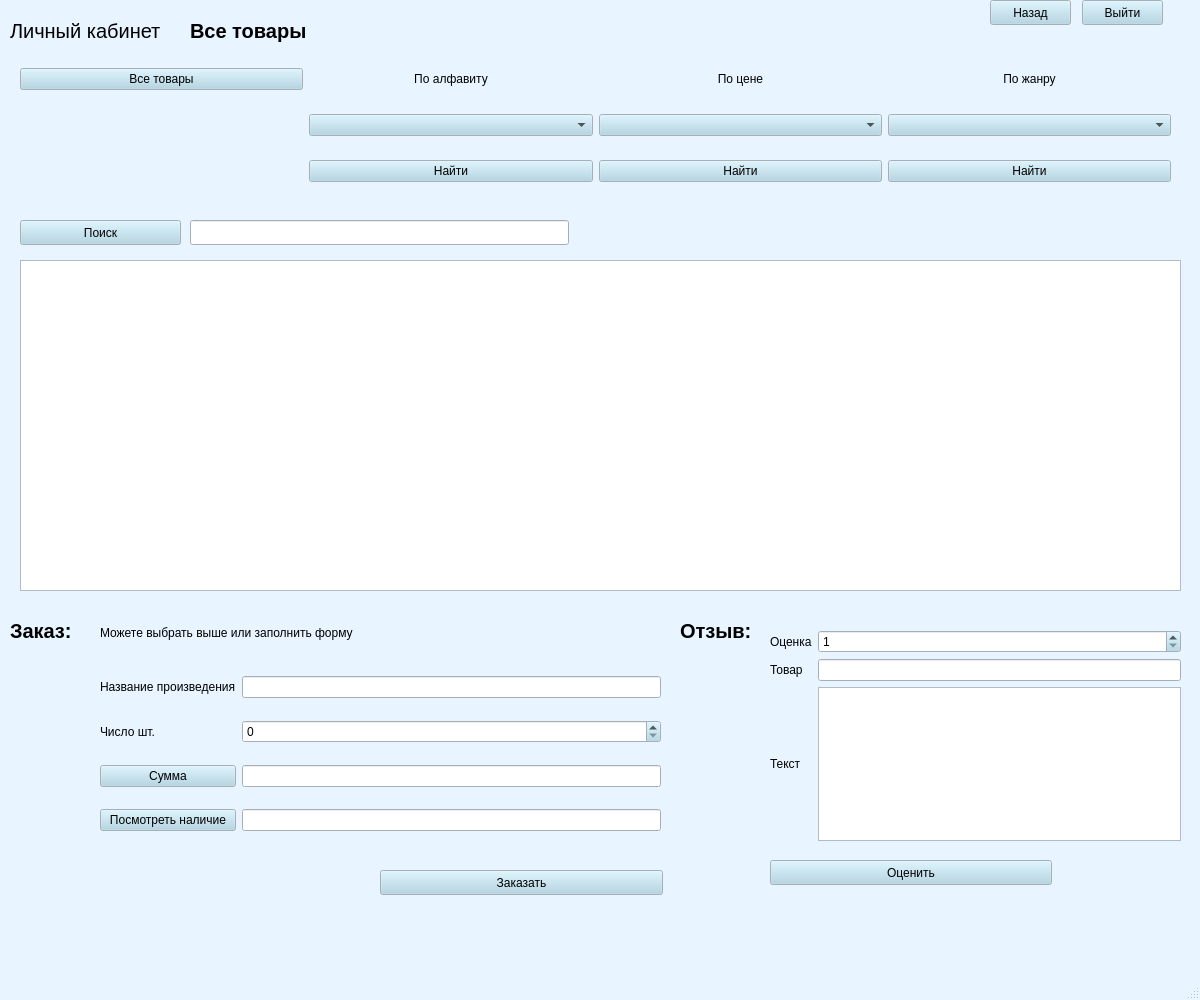
<?xml version="1.0" encoding="UTF-8"?>
<ui version="4.0">
 <class>MainWindow</class>
 <widget class="QMainWindow" name="MainWindow">
  <property name="geometry">
   <rect>
    <x>0</x>
    <y>0</y>
    <width>1200</width>
    <height>1000</height>
   </rect>
  </property>
  <property name="palette">
   <palette>
    <active>
     <colorrole role="WindowText">
      <brush brushstyle="SolidPattern">
       <color alpha="255">
        <red>0</red>
        <green>0</green>
        <blue>0</blue>
       </color>
      </brush>
     </colorrole>
     <colorrole role="Button">
      <brush brushstyle="SolidPattern">
       <color alpha="255">
        <red>169</red>
        <green>210</green>
        <blue>227</blue>
       </color>
      </brush>
     </colorrole>
     <colorrole role="Light">
      <brush brushstyle="SolidPattern">
       <color alpha="255">
        <red>255</red>
        <green>255</green>
        <blue>255</blue>
       </color>
      </brush>
     </colorrole>
     <colorrole role="Midlight">
      <brush brushstyle="SolidPattern">
       <color alpha="255">
        <red>238</red>
        <green>228</green>
        <blue>255</blue>
       </color>
      </brush>
     </colorrole>
     <colorrole role="Dark">
      <brush brushstyle="SolidPattern">
       <color alpha="255">
        <red>110</red>
        <green>101</green>
        <blue>127</blue>
       </color>
      </brush>
     </colorrole>
     <colorrole role="Mid">
      <brush brushstyle="SolidPattern">
       <color alpha="255">
        <red>147</red>
        <green>134</green>
        <blue>170</blue>
       </color>
      </brush>
     </colorrole>
     <colorrole role="Text">
      <brush brushstyle="SolidPattern">
       <color alpha="255">
        <red>0</red>
        <green>0</green>
        <blue>0</blue>
       </color>
      </brush>
     </colorrole>
     <colorrole role="BrightText">
      <brush brushstyle="SolidPattern">
       <color alpha="255">
        <red>255</red>
        <green>255</green>
        <blue>255</blue>
       </color>
      </brush>
     </colorrole>
     <colorrole role="ButtonText">
      <brush brushstyle="SolidPattern">
       <color alpha="255">
        <red>0</red>
        <green>0</green>
        <blue>0</blue>
       </color>
      </brush>
     </colorrole>
     <colorrole role="Base">
      <brush brushstyle="SolidPattern">
       <color alpha="255">
        <red>255</red>
        <green>255</green>
        <blue>255</blue>
       </color>
      </brush>
     </colorrole>
     <colorrole role="Window">
      <brush brushstyle="SolidPattern">
       <color alpha="255">
        <red>232</red>
        <green>244</green>
        <blue>255</blue>
       </color>
      </brush>
     </colorrole>
     <colorrole role="Shadow">
      <brush brushstyle="SolidPattern">
       <color alpha="255">
        <red>0</red>
        <green>0</green>
        <blue>0</blue>
       </color>
      </brush>
     </colorrole>
     <colorrole role="Highlight">
      <brush brushstyle="SolidPattern">
       <color alpha="255">
        <red>221</red>
        <green>202</green>
        <blue>255</blue>
       </color>
      </brush>
     </colorrole>
     <colorrole role="AlternateBase">
      <brush brushstyle="SolidPattern">
       <color alpha="255">
        <red>238</red>
        <green>228</green>
        <blue>255</blue>
       </color>
      </brush>
     </colorrole>
     <colorrole role="ToolTipBase">
      <brush brushstyle="SolidPattern">
       <color alpha="255">
        <red>255</red>
        <green>255</green>
        <blue>220</blue>
       </color>
      </brush>
     </colorrole>
     <colorrole role="ToolTipText">
      <brush brushstyle="SolidPattern">
       <color alpha="255">
        <red>0</red>
        <green>0</green>
        <blue>0</blue>
       </color>
      </brush>
     </colorrole>
     <colorrole role="PlaceholderText">
      <brush brushstyle="SolidPattern">
       <color alpha="128">
        <red>0</red>
        <green>0</green>
        <blue>0</blue>
       </color>
      </brush>
     </colorrole>
    </active>
    <inactive>
     <colorrole role="WindowText">
      <brush brushstyle="SolidPattern">
       <color alpha="255">
        <red>0</red>
        <green>0</green>
        <blue>0</blue>
       </color>
      </brush>
     </colorrole>
     <colorrole role="Button">
      <brush brushstyle="SolidPattern">
       <color alpha="255">
        <red>169</red>
        <green>210</green>
        <blue>227</blue>
       </color>
      </brush>
     </colorrole>
     <colorrole role="Light">
      <brush brushstyle="SolidPattern">
       <color alpha="255">
        <red>255</red>
        <green>255</green>
        <blue>255</blue>
       </color>
      </brush>
     </colorrole>
     <colorrole role="Midlight">
      <brush brushstyle="SolidPattern">
       <color alpha="255">
        <red>238</red>
        <green>228</green>
        <blue>255</blue>
       </color>
      </brush>
     </colorrole>
     <colorrole role="Dark">
      <brush brushstyle="SolidPattern">
       <color alpha="255">
        <red>110</red>
        <green>101</green>
        <blue>127</blue>
       </color>
      </brush>
     </colorrole>
     <colorrole role="Mid">
      <brush brushstyle="SolidPattern">
       <color alpha="255">
        <red>147</red>
        <green>134</green>
        <blue>170</blue>
       </color>
      </brush>
     </colorrole>
     <colorrole role="Text">
      <brush brushstyle="SolidPattern">
       <color alpha="255">
        <red>0</red>
        <green>0</green>
        <blue>0</blue>
       </color>
      </brush>
     </colorrole>
     <colorrole role="BrightText">
      <brush brushstyle="SolidPattern">
       <color alpha="255">
        <red>255</red>
        <green>255</green>
        <blue>255</blue>
       </color>
      </brush>
     </colorrole>
     <colorrole role="ButtonText">
      <brush brushstyle="SolidPattern">
       <color alpha="255">
        <red>0</red>
        <green>0</green>
        <blue>0</blue>
       </color>
      </brush>
     </colorrole>
     <colorrole role="Base">
      <brush brushstyle="SolidPattern">
       <color alpha="255">
        <red>255</red>
        <green>255</green>
        <blue>255</blue>
       </color>
      </brush>
     </colorrole>
     <colorrole role="Window">
      <brush brushstyle="SolidPattern">
       <color alpha="255">
        <red>232</red>
        <green>244</green>
        <blue>255</blue>
       </color>
      </brush>
     </colorrole>
     <colorrole role="Shadow">
      <brush brushstyle="SolidPattern">
       <color alpha="255">
        <red>0</red>
        <green>0</green>
        <blue>0</blue>
       </color>
      </brush>
     </colorrole>
     <colorrole role="Highlight">
      <brush brushstyle="SolidPattern">
       <color alpha="255">
        <red>221</red>
        <green>202</green>
        <blue>255</blue>
       </color>
      </brush>
     </colorrole>
     <colorrole role="AlternateBase">
      <brush brushstyle="SolidPattern">
       <color alpha="255">
        <red>238</red>
        <green>228</green>
        <blue>255</blue>
       </color>
      </brush>
     </colorrole>
     <colorrole role="ToolTipBase">
      <brush brushstyle="SolidPattern">
       <color alpha="255">
        <red>255</red>
        <green>255</green>
        <blue>220</blue>
       </color>
      </brush>
     </colorrole>
     <colorrole role="ToolTipText">
      <brush brushstyle="SolidPattern">
       <color alpha="255">
        <red>0</red>
        <green>0</green>
        <blue>0</blue>
       </color>
      </brush>
     </colorrole>
     <colorrole role="PlaceholderText">
      <brush brushstyle="SolidPattern">
       <color alpha="128">
        <red>0</red>
        <green>0</green>
        <blue>0</blue>
       </color>
      </brush>
     </colorrole>
    </inactive>
    <disabled>
     <colorrole role="WindowText">
      <brush brushstyle="SolidPattern">
       <color alpha="255">
        <red>110</red>
        <green>101</green>
        <blue>127</blue>
       </color>
      </brush>
     </colorrole>
     <colorrole role="Button">
      <brush brushstyle="SolidPattern">
       <color alpha="255">
        <red>169</red>
        <green>210</green>
        <blue>227</blue>
       </color>
      </brush>
     </colorrole>
     <colorrole role="Light">
      <brush brushstyle="SolidPattern">
       <color alpha="255">
        <red>255</red>
        <green>255</green>
        <blue>255</blue>
       </color>
      </brush>
     </colorrole>
     <colorrole role="Midlight">
      <brush brushstyle="SolidPattern">
       <color alpha="255">
        <red>238</red>
        <green>228</green>
        <blue>255</blue>
       </color>
      </brush>
     </colorrole>
     <colorrole role="Dark">
      <brush brushstyle="SolidPattern">
       <color alpha="255">
        <red>110</red>
        <green>101</green>
        <blue>127</blue>
       </color>
      </brush>
     </colorrole>
     <colorrole role="Mid">
      <brush brushstyle="SolidPattern">
       <color alpha="255">
        <red>147</red>
        <green>134</green>
        <blue>170</blue>
       </color>
      </brush>
     </colorrole>
     <colorrole role="Text">
      <brush brushstyle="SolidPattern">
       <color alpha="255">
        <red>110</red>
        <green>101</green>
        <blue>127</blue>
       </color>
      </brush>
     </colorrole>
     <colorrole role="BrightText">
      <brush brushstyle="SolidPattern">
       <color alpha="255">
        <red>255</red>
        <green>255</green>
        <blue>255</blue>
       </color>
      </brush>
     </colorrole>
     <colorrole role="ButtonText">
      <brush brushstyle="SolidPattern">
       <color alpha="255">
        <red>110</red>
        <green>101</green>
        <blue>127</blue>
       </color>
      </brush>
     </colorrole>
     <colorrole role="Base">
      <brush brushstyle="SolidPattern">
       <color alpha="255">
        <red>232</red>
        <green>244</green>
        <blue>255</blue>
       </color>
      </brush>
     </colorrole>
     <colorrole role="Window">
      <brush brushstyle="SolidPattern">
       <color alpha="255">
        <red>232</red>
        <green>244</green>
        <blue>255</blue>
       </color>
      </brush>
     </colorrole>
     <colorrole role="Shadow">
      <brush brushstyle="SolidPattern">
       <color alpha="255">
        <red>0</red>
        <green>0</green>
        <blue>0</blue>
       </color>
      </brush>
     </colorrole>
     <colorrole role="Highlight">
      <brush brushstyle="SolidPattern">
       <color alpha="255">
        <red>145</red>
        <green>145</green>
        <blue>145</blue>
       </color>
      </brush>
     </colorrole>
     <colorrole role="AlternateBase">
      <brush brushstyle="SolidPattern">
       <color alpha="255">
        <red>221</red>
        <green>202</green>
        <blue>255</blue>
       </color>
      </brush>
     </colorrole>
     <colorrole role="ToolTipBase">
      <brush brushstyle="SolidPattern">
       <color alpha="255">
        <red>255</red>
        <green>255</green>
        <blue>220</blue>
       </color>
      </brush>
     </colorrole>
     <colorrole role="ToolTipText">
      <brush brushstyle="SolidPattern">
       <color alpha="255">
        <red>0</red>
        <green>0</green>
        <blue>0</blue>
       </color>
      </brush>
     </colorrole>
     <colorrole role="PlaceholderText">
      <brush brushstyle="SolidPattern">
       <color alpha="128">
        <red>0</red>
        <green>0</green>
        <blue>0</blue>
       </color>
      </brush>
     </colorrole>
    </disabled>
   </palette>
  </property>
  <property name="windowTitle">
   <string>MainWindow</string>
  </property>
  <widget class="QWidget" name="centralwidget">
   <widget class="QWidget" name="gridLayoutWidget_2">
    <property name="geometry">
     <rect>
      <x>20</x>
      <y>50</y>
      <width>1151</width>
      <height>151</height>
     </rect>
    </property>
    <layout class="QGridLayout" name="gridLayout_2">
     <property name="leftMargin">
      <number>0</number>
     </property>
     <property name="topMargin">
      <number>0</number>
     </property>
     <property name="bottomMargin">
      <number>0</number>
     </property>
     <property name="verticalSpacing">
      <number>6</number>
     </property>
     <item row="1" column="2">
      <widget class="QLabel" name="label_3">
       <property name="text">
        <string>&lt;html&gt;&lt;head/&gt;&lt;body&gt;&lt;p align=&quot;center&quot;&gt;По цене&lt;/p&gt;&lt;/body&gt;&lt;/html&gt;</string>
       </property>
      </widget>
     </item>
     <item row="3" column="1">
      <widget class="QPushButton" name="alf_find">
       <property name="text">
        <string>Найти</string>
       </property>
      </widget>
     </item>
     <item row="1" column="0">
      <widget class="QPushButton" name="all">
       <property name="text">
        <string>Все товары</string>
       </property>
      </widget>
     </item>
     <item row="3" column="2">
      <widget class="QPushButton" name="price_find">
       <property name="text">
        <string>Найти</string>
       </property>
      </widget>
     </item>
     <item row="3" column="3">
      <widget class="QPushButton" name="genre_find">
       <property name="text">
        <string>Найти</string>
       </property>
      </widget>
     </item>
     <item row="2" column="1">
      <widget class="QComboBox" name="alphabet"/>
     </item>
     <item row="1" column="3">
      <widget class="QLabel" name="label_5">
       <property name="text">
        <string>&lt;html&gt;&lt;head/&gt;&lt;body&gt;&lt;p align=&quot;center&quot;&gt;По жанру&lt;/p&gt;&lt;/body&gt;&lt;/html&gt;</string>
       </property>
      </widget>
     </item>
     <item row="1" column="1">
      <widget class="QLabel" name="label_4">
       <property name="text">
        <string>&lt;html&gt;&lt;head/&gt;&lt;body&gt;&lt;p align=&quot;center&quot;&gt;По алфавиту&lt;/p&gt;&lt;/body&gt;&lt;/html&gt;</string>
       </property>
      </widget>
     </item>
     <item row="2" column="3">
      <widget class="QComboBox" name="genre"/>
     </item>
     <item row="2" column="2">
      <widget class="QComboBox" name="price"/>
     </item>
    </layout>
   </widget>
   <widget class="QLabel" name="label">
    <property name="geometry">
     <rect>
      <x>10</x>
      <y>0</y>
      <width>161</width>
      <height>62</height>
     </rect>
    </property>
    <property name="palette">
     <palette>
      <active>
       <colorrole role="Button">
        <brush brushstyle="SolidPattern">
         <color alpha="255">
          <red>173</red>
          <green>127</green>
          <blue>168</blue>
         </color>
        </brush>
       </colorrole>
      </active>
      <inactive>
       <colorrole role="Button">
        <brush brushstyle="SolidPattern">
         <color alpha="255">
          <red>173</red>
          <green>127</green>
          <blue>168</blue>
         </color>
        </brush>
       </colorrole>
      </inactive>
      <disabled>
       <colorrole role="Button">
        <brush brushstyle="SolidPattern">
         <color alpha="255">
          <red>173</red>
          <green>127</green>
          <blue>168</blue>
         </color>
        </brush>
       </colorrole>
      </disabled>
     </palette>
    </property>
    <property name="font">
     <font>
      <pointsize>15</pointsize>
      <italic>false</italic>
      <strikeout>false</strikeout>
      <kerning>true</kerning>
     </font>
    </property>
    <property name="text">
     <string>&lt;html&gt;&lt;head/&gt;&lt;body&gt;&lt;p&gt;Личный кабинет&lt;/p&gt;&lt;/body&gt;&lt;/html&gt;</string>
    </property>
   </widget>
   <widget class="QLabel" name="label_2">
    <property name="geometry">
     <rect>
      <x>190</x>
      <y>0</y>
      <width>161</width>
      <height>62</height>
     </rect>
    </property>
    <property name="palette">
     <palette>
      <active>
       <colorrole role="Button">
        <brush brushstyle="SolidPattern">
         <color alpha="255">
          <red>173</red>
          <green>127</green>
          <blue>168</blue>
         </color>
        </brush>
       </colorrole>
      </active>
      <inactive>
       <colorrole role="Button">
        <brush brushstyle="SolidPattern">
         <color alpha="255">
          <red>173</red>
          <green>127</green>
          <blue>168</blue>
         </color>
        </brush>
       </colorrole>
      </inactive>
      <disabled>
       <colorrole role="Button">
        <brush brushstyle="SolidPattern">
         <color alpha="255">
          <red>173</red>
          <green>127</green>
          <blue>168</blue>
         </color>
        </brush>
       </colorrole>
      </disabled>
     </palette>
    </property>
    <property name="font">
     <font>
      <pointsize>15</pointsize>
      <italic>false</italic>
      <strikeout>false</strikeout>
      <kerning>true</kerning>
     </font>
    </property>
    <property name="text">
     <string>&lt;html&gt;&lt;head/&gt;&lt;body&gt;&lt;p&gt;&lt;span style=&quot; font-weight:600;&quot;&gt;Все товары&lt;/span&gt;&lt;/p&gt;&lt;/body&gt;&lt;/html&gt;</string>
    </property>
   </widget>
   <widget class="QTableWidget" name="artworks">
    <property name="geometry">
     <rect>
      <x>20</x>
      <y>260</y>
      <width>1161</width>
      <height>331</height>
     </rect>
    </property>
   </widget>
   <widget class="QLabel" name="label_6">
    <property name="geometry">
     <rect>
      <x>10</x>
      <y>600</y>
      <width>71</width>
      <height>62</height>
     </rect>
    </property>
    <property name="palette">
     <palette>
      <active>
       <colorrole role="Button">
        <brush brushstyle="SolidPattern">
         <color alpha="255">
          <red>173</red>
          <green>127</green>
          <blue>168</blue>
         </color>
        </brush>
       </colorrole>
      </active>
      <inactive>
       <colorrole role="Button">
        <brush brushstyle="SolidPattern">
         <color alpha="255">
          <red>173</red>
          <green>127</green>
          <blue>168</blue>
         </color>
        </brush>
       </colorrole>
      </inactive>
      <disabled>
       <colorrole role="Button">
        <brush brushstyle="SolidPattern">
         <color alpha="255">
          <red>173</red>
          <green>127</green>
          <blue>168</blue>
         </color>
        </brush>
       </colorrole>
      </disabled>
     </palette>
    </property>
    <property name="font">
     <font>
      <pointsize>15</pointsize>
      <italic>false</italic>
      <strikeout>false</strikeout>
      <kerning>true</kerning>
     </font>
    </property>
    <property name="text">
     <string>&lt;html&gt;&lt;head/&gt;&lt;body&gt;&lt;p&gt;&lt;span style=&quot; font-weight:600;&quot;&gt;Заказ:&lt;/span&gt;&lt;/p&gt;&lt;/body&gt;&lt;/html&gt;</string>
    </property>
   </widget>
   <widget class="QWidget" name="gridLayoutWidget">
    <property name="geometry">
     <rect>
      <x>100</x>
      <y>660</y>
      <width>561</width>
      <height>191</height>
     </rect>
    </property>
    <layout class="QGridLayout" name="gridLayout">
     <item row="0" column="0">
      <widget class="QLabel" name="FieldInput_3">
       <property name="text">
        <string>Название произведения</string>
       </property>
      </widget>
     </item>
     <item row="1" column="1">
      <widget class="QSpinBox" name="count"/>
     </item>
     <item row="0" column="1">
      <widget class="QLineEdit" name="name"/>
     </item>
     <item row="2" column="1">
      <widget class="QLineEdit" name="sum_count">
       <property name="font">
        <font>
         <weight>75</weight>
         <bold>true</bold>
        </font>
       </property>
       <property name="readOnly">
        <bool>true</bool>
       </property>
      </widget>
     </item>
     <item row="1" column="0">
      <widget class="QLabel" name="FieldInput_4">
       <property name="text">
        <string>Число шт.</string>
       </property>
      </widget>
     </item>
     <item row="2" column="0">
      <widget class="QPushButton" name="sum">
       <property name="text">
        <string>Сумма</string>
       </property>
      </widget>
     </item>
     <item row="3" column="1">
      <widget class="QLineEdit" name="count_artw">
       <property name="font">
        <font>
         <weight>75</weight>
         <bold>true</bold>
        </font>
       </property>
       <property name="readOnly">
        <bool>true</bool>
       </property>
      </widget>
     </item>
     <item row="3" column="0">
      <widget class="QPushButton" name="how_many">
       <property name="text">
        <string>Посмотреть наличие</string>
       </property>
      </widget>
     </item>
    </layout>
   </widget>
   <widget class="QPushButton" name="buy">
    <property name="geometry">
     <rect>
      <x>380</x>
      <y>870</y>
      <width>283</width>
      <height>25</height>
     </rect>
    </property>
    <property name="text">
     <string>Заказать</string>
    </property>
   </widget>
   <widget class="QLabel" name="label_7">
    <property name="geometry">
     <rect>
      <x>680</x>
      <y>600</y>
      <width>81</width>
      <height>62</height>
     </rect>
    </property>
    <property name="palette">
     <palette>
      <active>
       <colorrole role="Button">
        <brush brushstyle="SolidPattern">
         <color alpha="255">
          <red>173</red>
          <green>127</green>
          <blue>168</blue>
         </color>
        </brush>
       </colorrole>
      </active>
      <inactive>
       <colorrole role="Button">
        <brush brushstyle="SolidPattern">
         <color alpha="255">
          <red>173</red>
          <green>127</green>
          <blue>168</blue>
         </color>
        </brush>
       </colorrole>
      </inactive>
      <disabled>
       <colorrole role="Button">
        <brush brushstyle="SolidPattern">
         <color alpha="255">
          <red>173</red>
          <green>127</green>
          <blue>168</blue>
         </color>
        </brush>
       </colorrole>
      </disabled>
     </palette>
    </property>
    <property name="font">
     <font>
      <pointsize>15</pointsize>
      <italic>false</italic>
      <strikeout>false</strikeout>
      <kerning>true</kerning>
     </font>
    </property>
    <property name="text">
     <string>&lt;html&gt;&lt;head/&gt;&lt;body&gt;&lt;p&gt;&lt;span style=&quot; font-weight:600;&quot;&gt;Отзыв:&lt;/span&gt;&lt;/p&gt;&lt;/body&gt;&lt;/html&gt;</string>
    </property>
   </widget>
   <widget class="QWidget" name="gridLayoutWidget_3">
    <property name="geometry">
     <rect>
      <x>770</x>
      <y>630</y>
      <width>411</width>
      <height>211</height>
     </rect>
    </property>
    <layout class="QGridLayout" name="gridLayout_3">
     <item row="2" column="0">
      <widget class="QLabel" name="FieldInput_6">
       <property name="text">
        <string>Текст</string>
       </property>
      </widget>
     </item>
     <item row="0" column="1">
      <widget class="QSpinBox" name="raiting">
       <property name="minimum">
        <number>1</number>
       </property>
       <property name="maximum">
        <number>10</number>
       </property>
      </widget>
     </item>
     <item row="0" column="0">
      <widget class="QLabel" name="FieldInput_5">
       <property name="text">
        <string>Оценка</string>
       </property>
      </widget>
     </item>
     <item row="1" column="0">
      <widget class="QLabel" name="FieldInput_7">
       <property name="text">
        <string>Товар</string>
       </property>
      </widget>
     </item>
     <item row="1" column="1">
      <widget class="QLineEdit" name="theme"/>
     </item>
     <item row="2" column="1">
      <widget class="QTextEdit" name="textEdit"/>
     </item>
    </layout>
   </widget>
   <widget class="QPushButton" name="paste">
    <property name="geometry">
     <rect>
      <x>770</x>
      <y>860</y>
      <width>282</width>
      <height>25</height>
     </rect>
    </property>
    <property name="text">
     <string>Оценить</string>
    </property>
   </widget>
   <widget class="QLabel" name="FieldInput_8">
    <property name="geometry">
     <rect>
      <x>100</x>
      <y>620</y>
      <width>341</width>
      <height>25</height>
     </rect>
    </property>
    <property name="text">
     <string>Можете выбрать выше или заполнить форму</string>
    </property>
   </widget>
   <widget class="QPushButton" name="exit">
    <property name="geometry">
     <rect>
      <x>1082</x>
      <y>0</y>
      <width>81</width>
      <height>25</height>
     </rect>
    </property>
    <property name="text">
     <string>Выйти</string>
    </property>
   </widget>
   <widget class="QPushButton" name="back">
    <property name="geometry">
     <rect>
      <x>990</x>
      <y>0</y>
      <width>81</width>
      <height>25</height>
     </rect>
    </property>
    <property name="text">
     <string>Назад</string>
    </property>
   </widget>
   <widget class="QLineEdit" name="name_2">
    <property name="geometry">
     <rect>
      <x>190</x>
      <y>220</y>
      <width>379</width>
      <height>25</height>
     </rect>
    </property>
   </widget>
   <widget class="QPushButton" name="sum_2">
    <property name="geometry">
     <rect>
      <x>20</x>
      <y>220</y>
      <width>161</width>
      <height>25</height>
     </rect>
    </property>
    <property name="text">
     <string>Поиск</string>
    </property>
   </widget>
  </widget>
  <widget class="QMenuBar" name="menubar">
   <property name="geometry">
    <rect>
     <x>0</x>
     <y>0</y>
     <width>1200</width>
     <height>22</height>
    </rect>
   </property>
  </widget>
  <widget class="QStatusBar" name="statusbar"/>
 </widget>
 <resources/>
 <connections/>
</ui>
